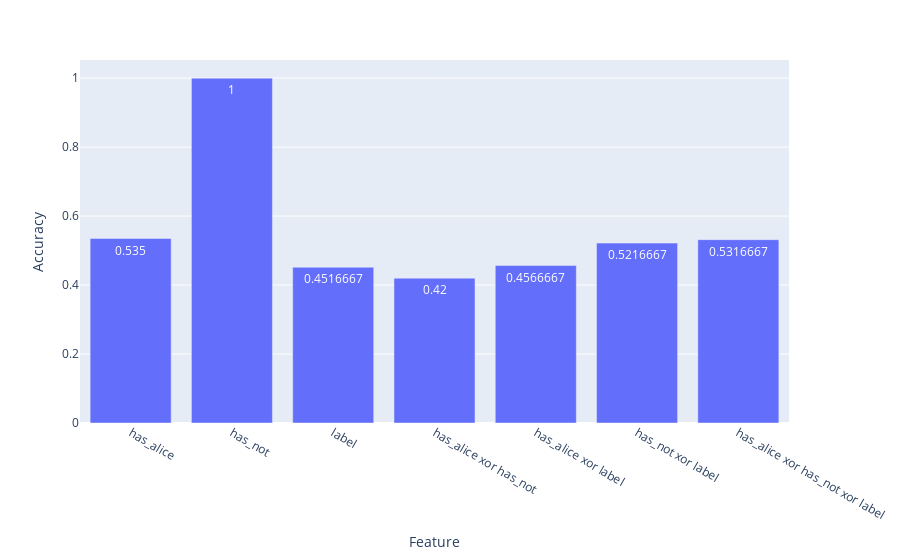

Here is the notebook cell this chart was saved with:
### Code cell
import plotly.express as px
accs_f = {k: v.item() for k, v in accs.items()}
fig = px.bar(x=list(accs.keys()), y=list(accs_f.values()), text_auto=True)
fig.update_xaxes(title='Feature')
fig.update_yaxes(title='Accuracy')

### Figure 1 — Plotly figure (JSON) as saved in the notebook; plotly's stock layout.template omitted (floating-point values rounded to 4 significant figures)
{"data": [{"alignmentgroup": "True", "hovertemplate": "x=%{x}<br>y=%{y}<extra></extra>", "legendgroup": "", "marker": {"color": "#636efa", "pattern": {"shape": ""}}, "name": "", "offsetgroup": "", "orientation": "v", "showlegend": false, "textposition": "auto", "texttemplate": "%{y}", "type": "bar", "x": ["has_alice", "has_not", "label", "has_alice xor has_not", "has_alice xor label", "has_not xor label", "has_alice xor has_not xor label"], "xaxis": "x", "y": [0.535, 1, 0.4517, 0.42, 0.4567, 0.5217, 0.5317], "yaxis": "y"}], "layout": {"barmode": "relative", "legend": {"tracegroupgap": 0}, "margin": {"t": 60}, "xaxis": {"anchor": "y", "domain": [0, 1], "title": {"text": "Feature"}}, "yaxis": {"anchor": "x", "domain": [0, 1], "title": {"text": "Accuracy"}}}}
